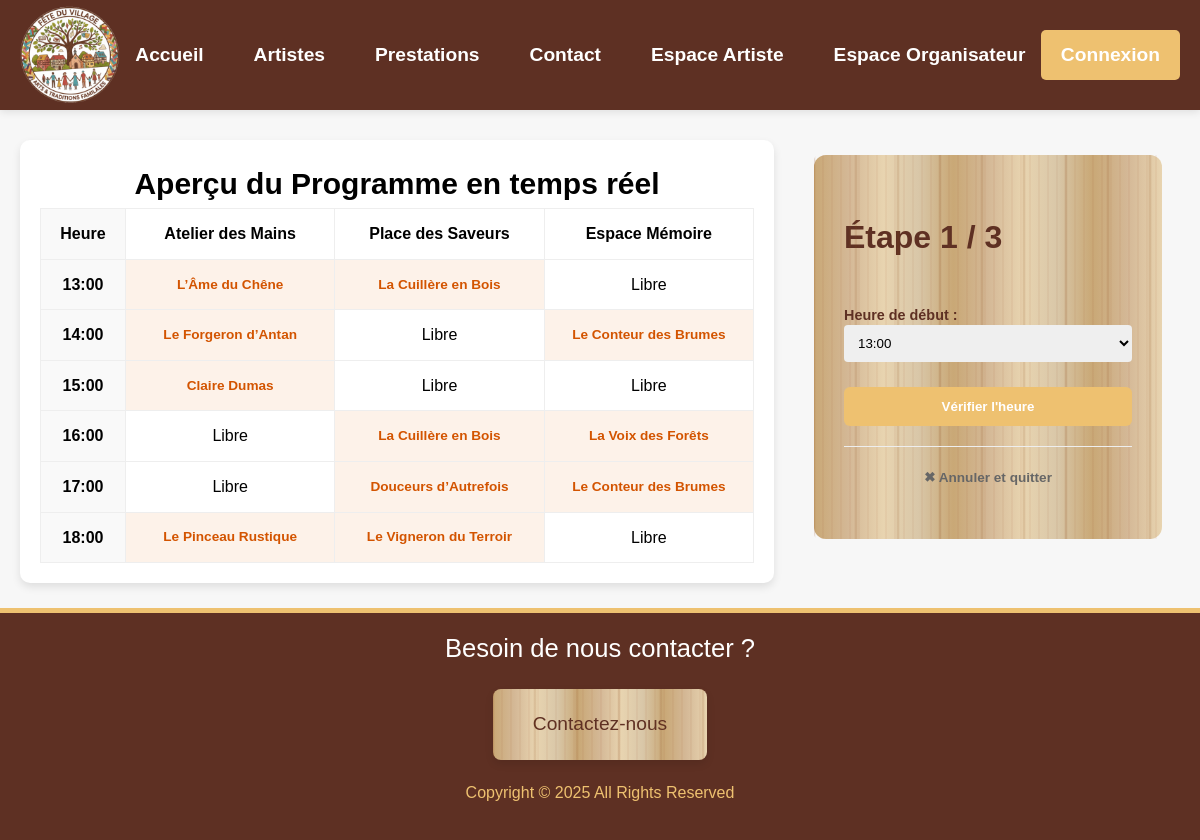
Screenshot of /app/Model/partiePrive/planifier.php with the database file from the repository.
### tables this page shows
CREATE TABLE `scene` (
  `sid` int(11) NOT NULL,
  `nom_scene` varchar(255) NOT NULL
);

CREATE TABLE `utilisateur` (
  `uid` int(11) NOT NULL,
  `nom` varchar(255) NOT NULL,
  `prenom` varchar(255) NOT NULL,
  `nom_artiste` varchar(255) DEFAULT NULL,
  `email` varchar(255) NOT NULL,
  `mot_passe_hashe` varchar(255) NOT NULL,
  `photo` varchar(255) DEFAULT NULL,
  `description` text DEFAULT NULL,
  `est_organisateur` tinyint(1) DEFAULT 0
);

### app/Model/partiePrive/planifier.php (the view, shortened to what this page needs)
<?php
require_once __DIR__ . '/../../../assets/config/db.php';
$etape = isset($_GET['etape']) ? (int)$_GET['etape'] : 1;
$heure = isset($_POST['heure']) ? $_POST['heure'] : (isset($_GET['heure']) ? $_GET['heure'] : '');
$success = false;
$scenes = $pdo->query("SELECT * FROM Scene ORDER BY sid ASC")->fetchAll();
$listeHoraires = ['13:00:00','14:00:00','15:00:00','16:00:00','17:00:00','18:00:00'];
$progRaw = $pdo->query("SELECT PR.*, P.intitule, U.nom_artiste FROM Programmation PR INNER JOIN Prestation P ON PR.prestation_id = P.pid INNER JOIN Utilisateur U ON P.artiste_id = U.uid")->fetchAll();
$planning = [];
foreach ($progRaw as $p) {
    $planning[$p['heure_debut']][$p['scene_id']] = $p;
}
?>
<!DOCTYPE html>
<html lang="fr">
<head>
    <link rel="stylesheet" href="../../../assets/css/new.css">
</head>
<body>
    <?php include('../../View/header.php'); ?>
    <main class="centrage">
        <div class="split-container grid">
            <section class="side-programme">
                <h3>Aperçu du Programme en temps réel</h3>
                <table class="mini-table">
                    <thead>
                        <tr>
                            <th class="col-heure">Heure</th>
                            <?php foreach ($scenes as $s): ?>
                                <th><?= htmlspecialchars($s['nom_scene']) ?></th>
                            <?php endforeach; ?>
                        </tr>
                    </thead>
                    <tbody>
                        <?php foreach ($listeHoraires as $h): ?>
                            <tr class="<?= ($heure == $h) ? 'row-selected' : '' ?>">
                                <th class="col-heure"><?= substr($h, 0, 5) ?></th>
                                <?php foreach ($scenes as $s): ?>
                                    <td class="<?= isset($planning[$h][$s['sid']]) ? 'slot-occupied' : '' ?>">
                                        <?= isset($planning[$h][$s['sid']]) ? htmlspecialchars($planning[$h][$s['sid']]['nom_artiste']) : '<span>Libre</span>' ?>
                                    </td>
                                <?php endforeach; ?>
                            </tr>
                        <?php endforeach; ?>
                    </tbody>
                </table>
            </section>
            <section class="side-form">
                <div class="formulaireContainer fondDesign flexWrap">
                    <?php if ($success): ?>
                        <?php afficherSuccesEtRediriger("La prestation a été ajoutée à la programmation avec succès.", "dashboard_organisateur.php"); ?>
                    <?php else: ?>
                        <h2>Étape <?= $etape ?> / 3</h2>
                        <form method="POST" action="planifier.php?etape=<?= $etape + 1 ?>" class="formulaire">
                            <?php if ($etape == 1): ?>
                                <label>Heure de début :</label>
                                <select name="heure" required>
                                    <?php foreach($listeHoraires as $h): ?>
                                        <option value="<?= $h ?>" <?= ($heure == $h) ? 'selected' : '' ?>><?= substr($h,0,5) ?></option>
                                    <?php endforeach; ?>
                                </select>
                                <button type="submit" class="btn btn-primaire">Vérifier l'heure</button>
                            <?php endif; ?>
                            <hr style="margin: 20px 0; border: 0; border-top: 1px solid #eee;">
                            <a href="dashboard_organisateur.php" class="annulation displayBlock lien-prestation" style="text-align: center; color: #666;">✖ Annuler et quitter</a>
                        </form>
                    <?php endif; ?>
                </div>
            </section>
        </div>
    </main>
    <?php include('../../View/footer.php'); ?>
</body>
</html>

### assets/css/new.css (style rules this page uses)
:root { --couleur-primaire: #5e3023; --couleur-secondaire: #895737; --couleur-accent: #eec170; --couleur-fond-clair: #dab49d; --max-width-content: 1200px; --border-radius: 8px; --transition-speed: 0.3s; --shadow-light: 0 2px 8px rgba(0, 0, 0, 0.1); --shadow-medium: 0 4px 8px rgba(0, 0, 0, 0.1); --shadow-heavy: 0 10px 25px rgba(0, 0, 0, 0.2); }
h1, h2, h3, nav ul li a { font-family: 'MaSuperPolice', sans-serif; }
h2 { font-size: clamp(1.5rem, 3vw, 2rem); }
h3 { font-size: clamp(1.3rem, 2.5vw, 2rem); margin: 0; text-align: center; }
* { box-sizing: border-box; }
html, body { height: 100%; margin: 0; }
body { padding: 0; font-family: Arial, sans-serif; min-height: 100vh; background-color: #f7f7f7; line-height: 1.6; display: flex; flex-direction: column; }
main { flex: 1; }
a { text-decoration: none; color: inherit; z-index: 1; }
.centrage { max-width: var(--max-width-content); margin: 0 auto; padding: 0 20px; }
.fondDesign { background: linear-gradient(90deg, #C9A876 0%, #D4B896 10%, #E8D4B0 20%, #D9C7A8 30%, #C9A876 40%, #D4B896 50%, #E8D4B0 60%, #D9C7A8 70%, #C9A876 80%, #D4B896 90%, #E8D4B0 100%); position: relative; z-index: 0; }
.fondDesign::before { content: ''; position: absolute; top: 0; left: 0; right: 0; bottom: 0; background-image: repeating-linear-gradient(90deg, rgba(139, 69, 19, 0.3) 0px, transparent 2px, transparent 40px, rgba(139, 69, 19, 0.3) 42px), repeating-linear-gradient(90deg, rgba(160, 82, 45, 0.2) 0px, transparent 1px, transparent 8px, rgba(160, 82, 45, 0.2) 9px); opacity: 0.6; pointer-events: none; border-radius: 5px; z-index: 0; }
.flexWrap { display: flex; flex-wrap: wrap; align-items: center; }
.displayBlock { display: block; }
.btn { padding: 12px 20px; border: none; border-radius: 6px; cursor: pointer; font-weight: bold; transition: all var(--transition-speed); text-align: center; width: 100%; margin-top: 10px; color: white; }
.btn-primaire { background-color: var(--couleur-accent); }
label { font-weight: bold; margin: 0; display: block; margin-bottom: -10px; font-size: 0.9rem; }
input[type="search"], select { padding: 10px; border: none; border-radius: 4px; width: 100%; margin: 8px 0 15px; }
.formulaireContainer { align-items: center; margin: 15px auto; max-width: 450px; padding: 30px; border-radius: 12px; color: var(--couleur-primaire); }
.formulaire { gap: 10px; width: 100%; margin-top: 15px; z-index: 1; }
::placeholder { color: #aaa; font-style: italic; }
.annulation { margin: 20px 0; color: #c0392b; text-decoration: none; font-size: 0.85rem; font-weight: bold; }
.split-container { display: flex; gap: 40px; align-items: flex-start; margin-top: 30px; width: 100%; }
.side-programme { flex: 0 0 65%; background: white; padding: 20px; border-radius: 10px; box-shadow: var(--shadow-medium); }
.side-form { flex: 0 0 30%; position: sticky; top: 130px; }
.mini-table { font-size: 1rem; width: 100%; border-collapse: collapse; table-layout: fixed; }
.mini-table th, .mini-table td { border: 1px solid #eee; padding: 12px 5px; text-align: center; overflow: hidden; text-overflow: ellipsis; white-space: nowrap; }
.col-heure { width: 85px; background: #f9f9f9; }
.slot-occupied { background-color: #fdf2e9; color: #d35400; font-weight: bold; font-size: 0.85rem; }

### rows the page displays
scene: nom_scene "Atelier des Mains", sid.nom_artiste "L’Âme du Chêne", sid.nom_artiste "Le Forgeron d’Antan", sid.nom_artiste "Claire Dumas", shows "Libre", sid.nom_artiste "Le Pinceau Rustique"
scene: nom_scene "Place des Saveurs", sid.nom_artiste "La Cuillère en Bois", shows "Libre", sid.nom_artiste "Douceurs d’Autrefois", sid.nom_artiste "Le Vigneron du Terroir"
scene: nom_scene "Espace Mémoire", shows "Libre", sid.nom_artiste "Le Conteur des Brumes", sid.nom_artiste "La Voix des Forêts"

### other values shown
substr($h, 0, 5) "13:00"
substr($h, 0, 5) "14:00"
substr($h, 0, 5) "15:00"
substr($h, 0, 5) "16:00"
substr($h, 0, 5) "17:00"
substr($h, 0, 5) "18:00"
$etape "1"
form field heure "13:00"
